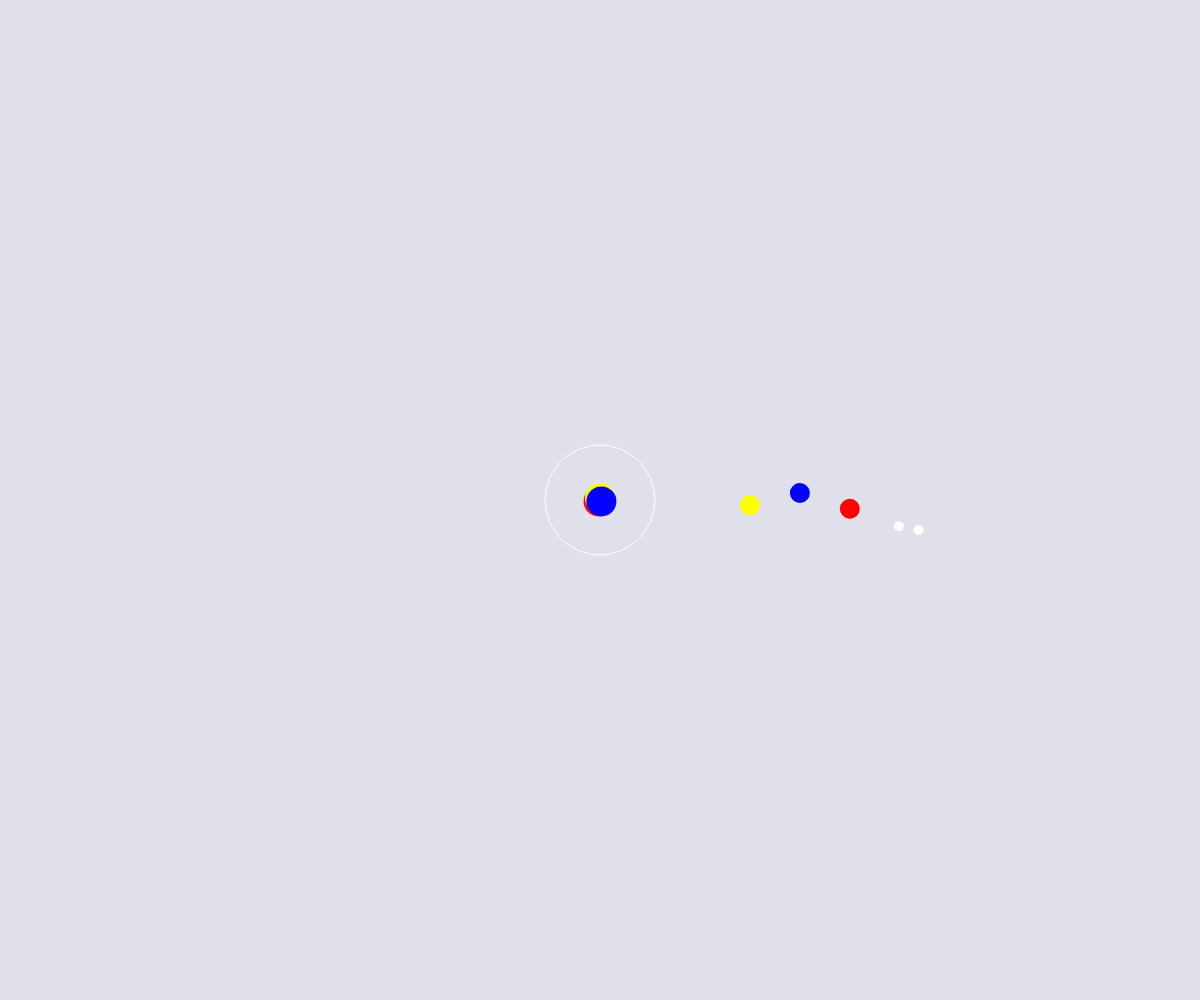
Frame 1 (no input)
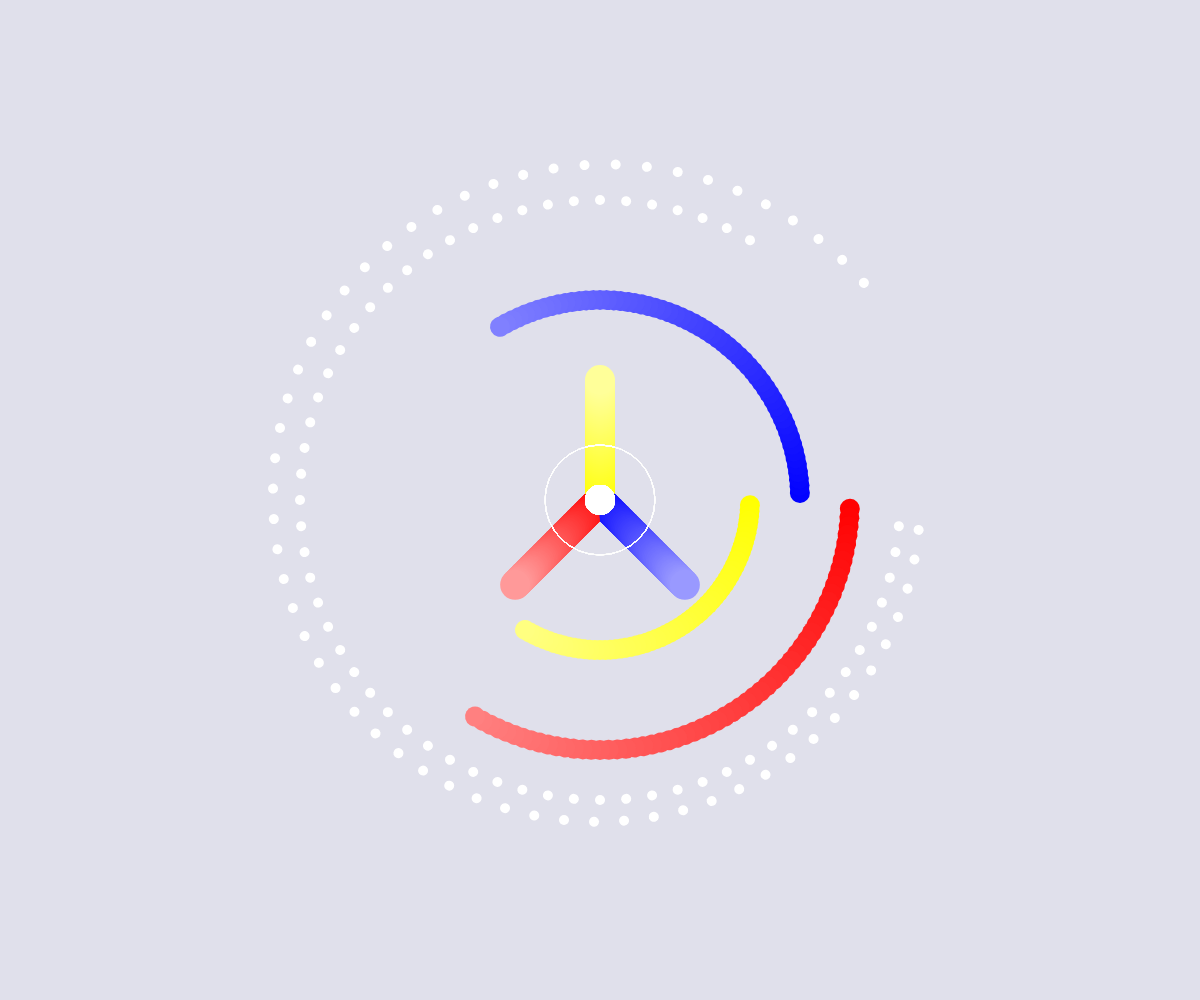
Frame 60 (no input)
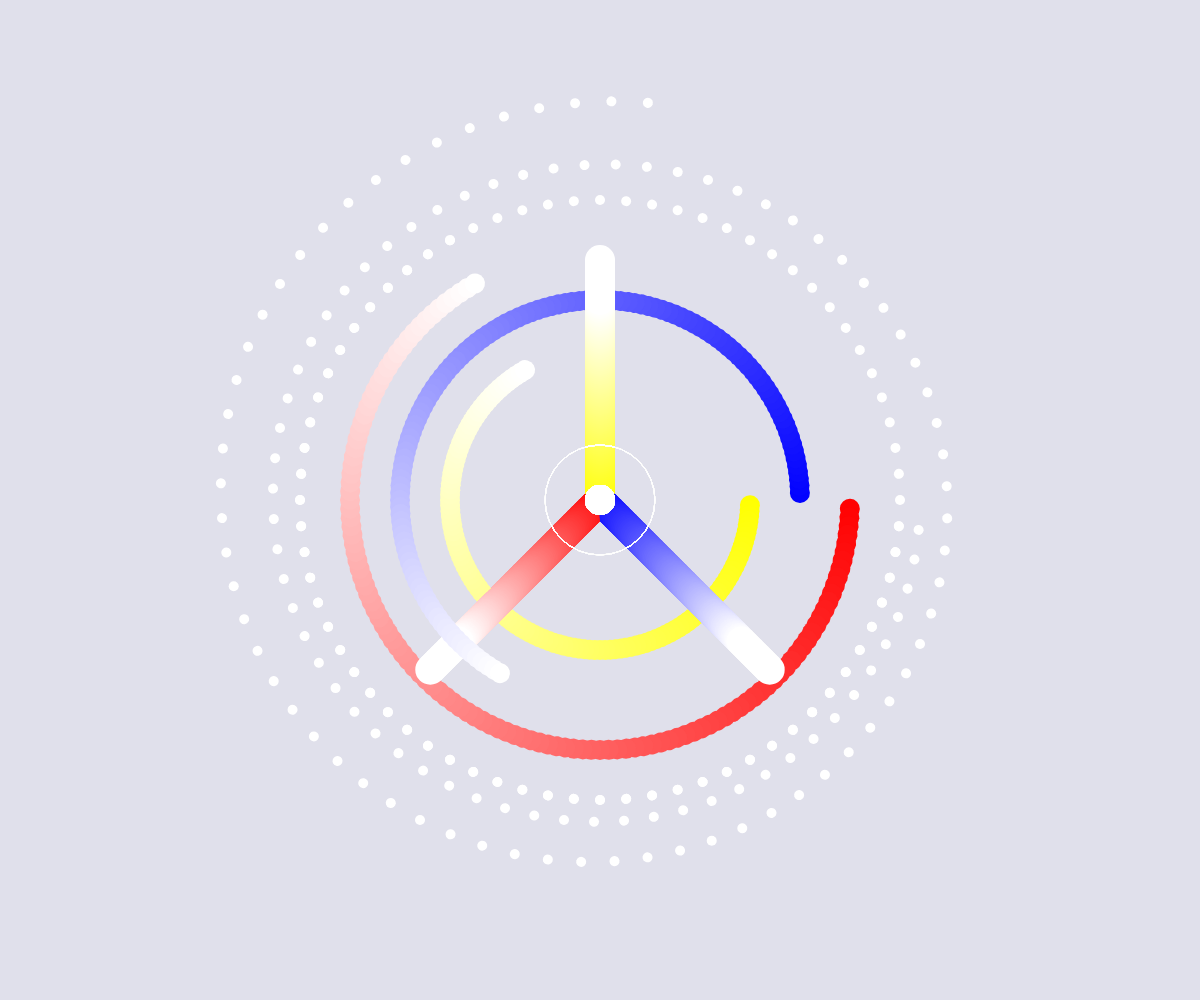
Frame 120 (the mouse pressed at the canvas centre since frame 60)

The p5.js sketch that drew these frames (run headless with seeded random() and noise() and a simulated clock; from frame 60 on, the mouse is pressed at the canvas centre):

// p5.js sketch
// ── sketch.js
function preload(){
  // put preload code here
}

function setup() {
  createCanvas(windowWidth,windowHeight);
  background(224,224,235);
  angleMode(DEGREES);
  frameRate(30);
}

function draw() {
  //whitecircleFill
  push();
  noStroke();
  fill("white");
  translate(width/2,height/2);
  ellipse(0, 0, 30);
  pop();

  //whitecircleStroke
  push();
  stroke("white");
  strokeWeight(1);
  noFill()
  translate(width/2,height/2);
  ellipse(0, 0, 110);
  pop();

  // LineRed45
  push();
  noStroke();
  fill(lerpColor(color("red"),color("white"),frameCount/100));
  translate(width/2,height/2);
  rotate(45,0);
  translate(0,frameCount*(2));
  ellipse(0, 0, 30);
  pop();

  // LineYellow
  push();
  noStroke();
  fill(lerpColor(color("yellow"),color("white"),frameCount/100));
  translate(width/2,height/2);
  translate(0,frameCount*(-2));
  ellipse(0, 0, 30);
  rotate(frameCount);
  pop();

  // LineBlue-45
  push();
  noStroke();
  fill(lerpColor(color("blue"),color("white"),frameCount/100));
  translate(width/2,height/2);
  rotate(-45,0);
  translate(0,frameCount*2);
  ellipse(0, 0, 30);
  pop();

  // 1.CircleYellow
  push();
  noStroke();
  fill(lerpColor(color("yellow"),color("white"),frameCount/120));
  translate(width/2,height/2);
  rotate(frameCount*2);
  translate(150,0);
  ellipse(0, 0, 20);
  pop();

  // 2.CircleBlue
  push();
  noStroke();
  fill(lerpColor(color("blue"),color("white"),frameCount/120));
  translate(width/2,height/2);
  rotate(-frameCount*2);
  translate(200,0);
  ellipse(0, 0, 20);
  pop();

  // 3.CircleRed
  push();

  noStroke();
  fill(lerpColor(color("red"),color("white"),frameCount/120));
  translate(width/2,height/2);
  rotate(frameCount*2);
  translate(250,0);
  ellipse(0, 0, 20);
  pop();

  // DotCircle
  push();
  noStroke();
  fill("white");
  translate(width/2,height/2);
  rotate(frameCount* 5);
  translate(300,0);
  ellipse(0, 0, 10);
  pop();


  // DotCircle*2
  push();
  noStroke();
  fill("white");
  translate(width/2,height/2);
  rotate(frameCount* 5);
  translate(320,frameCount*2);
  ellipse(0, 0, 10);
  pop();

  if(frameCount ==400){noLoop()};



}
